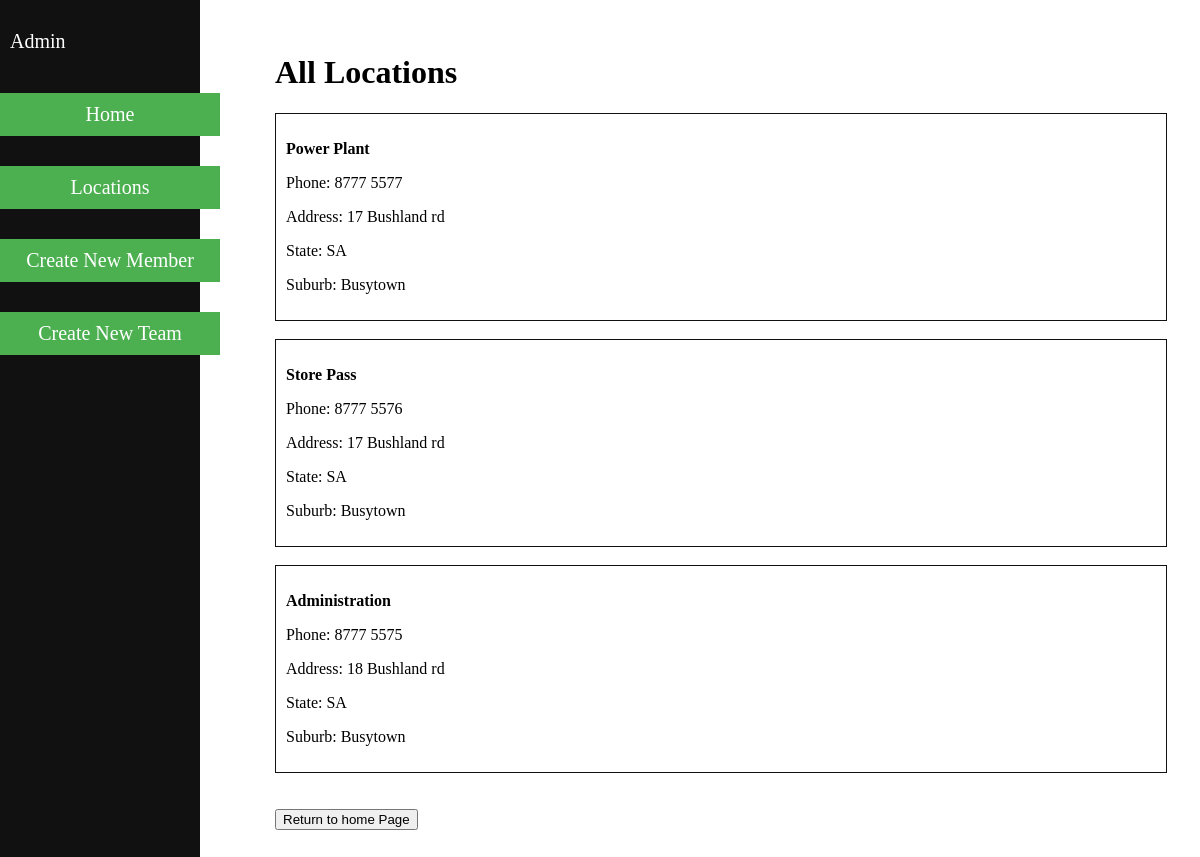
Page /locations/ on the committed database.
### welcome/models.py (models this page shows, shortened)
class Location(models.Model):
    location = models.CharField(max_length=100)
    state = models.CharField(max_length=30)
    suburb = models.CharField(max_length=30)
    physical_Address = models.CharField(max_length=100)
    phone_Number = models.CharField(max_length=30)

### welcome/views.py (the view)
# urls.py: path('locations/', views.locations, name='locations'),
def locations(request):
    all_locations = Location.objects.all()
    return render(request, 'pages/locations.html', {'all_locations': all_locations})

### templates/pages/locations.html (shortened to what this page needs)
{% extends 'pages/landing.html' %}
{% load static %}
{% block content %}
<body class="content">
    <h1>All Locations</h1>
        {% for location in all_locations %}
            <div class="loc-container">
                <p><strong>{{ location.location }}</strong></p>
                <p>Phone: {{ location.phone_Number }}</p>
                <p>Address: {{ location.physical_Address }}</p>
                <p>State: {{ location.state }}</p>
                <p>Suburb: {{ location.suburb }}</p>
            </div><br>
        {% endfor %}
    <br><button onclick="location.href='{% url 'welcome' %}'">Return to home Page</button>
</body>
{% endblock %}

### welcome/static/css/styles.css (style rules this page uses)
.content { margin-left: 250px; padding: 25px; }
.loc-container { border: 1px solid #111; padding: 10px; }

### rows in the picture
Location: location "Power Plant", phone_Number "8777 5577", physical_Address "17 Bushland rd", state "SA", suburb "Busytown"
Location: location "Store Pass", phone_Number "8777 5576", physical_Address "17 Bushland rd", state "SA", suburb "Busytown"
Location: location "Administration", phone_Number "8777 5575", physical_Address "18 Bushland rd", state "SA", suburb "Busytown"
